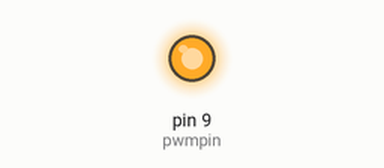
A sketch run on a simulated Arduino Uno, built with avr-gcc and run on an emulated ATmega328P. Parts: output pins drawn as LEDs (lit = HIGH). What the sketch prints to the serial monitor is not drawn.

Above: at 0.1 s.
Timing chart, 0 to 1.6 s (numbered marks = the images above):
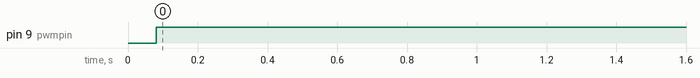

The sketch:

MultiplexTest.ino
```cpp
#include <Wire.h>
#include <Adafruit_PWMServoDriver.h>

int pwmpin = 9; //Sets digital pin 9 as the pwm pin

Adafruit_PWMServoDriver pwm1 = Adafruit_PWMServoDriver(0x40);
Adafruit_PWMServoDriver pwm2 = Adafruit_PWMServoDriver(0x41);

void setup() {
  Serial.begin(9600);
  Serial.println("This is a test!");
  pinMode(pwmpin, OUTPUT); //Sets pwmpin as output

  pwm1.begin();
  pwm1.setPWMFreq(1600);  // This is the maximum PWM frequency

  pwm2.begin();
  pwm2.setPWMFreq(1600);  // This is the maximum PWM frequency

  Wire.setClock(400000);

  for (int k=0; k<=3;k++){
    pwm1.setPWM(k,4096,0);
    delay(10);
  }
  for (int m=0; m<=3; m++){
    pwm2.setPWM(m,4096,0);
    delay(10);
  }
}

void loop() {
  analogWrite(pwmpin, 255);
  for (int i=0; i<=3; i++){
    pwm1.setPWM(i,0,4960);
    delay(1000);
    pwm1.setPWM(i,4096,0);
    delay(100);
  }
  for (int j=0; j<=3; j++){
    pwm2.setPWM(j,0,4096);
    delay(1000);
    pwm2.setPWM(j,4096,0);
    delay(100);
  }
}
```

Measured:
- by itself, pin 9 (pwmpin): LOW → HIGH at 0.08 s
